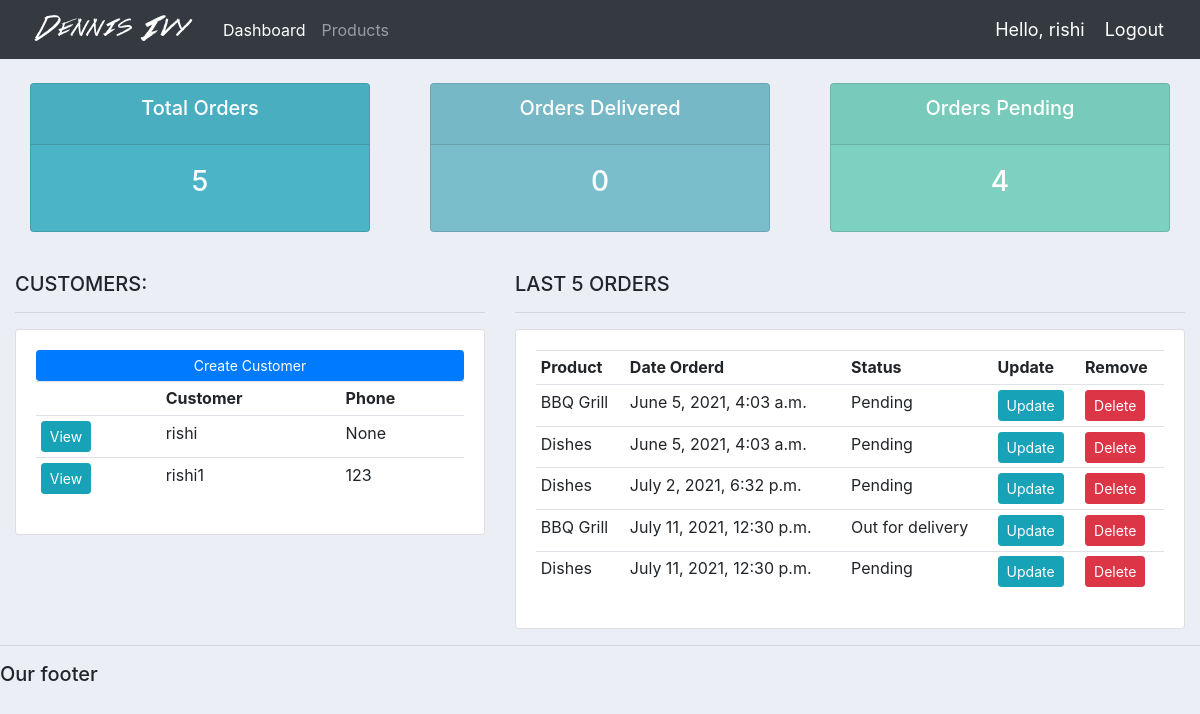
Before: / (signed in) with the older database file.
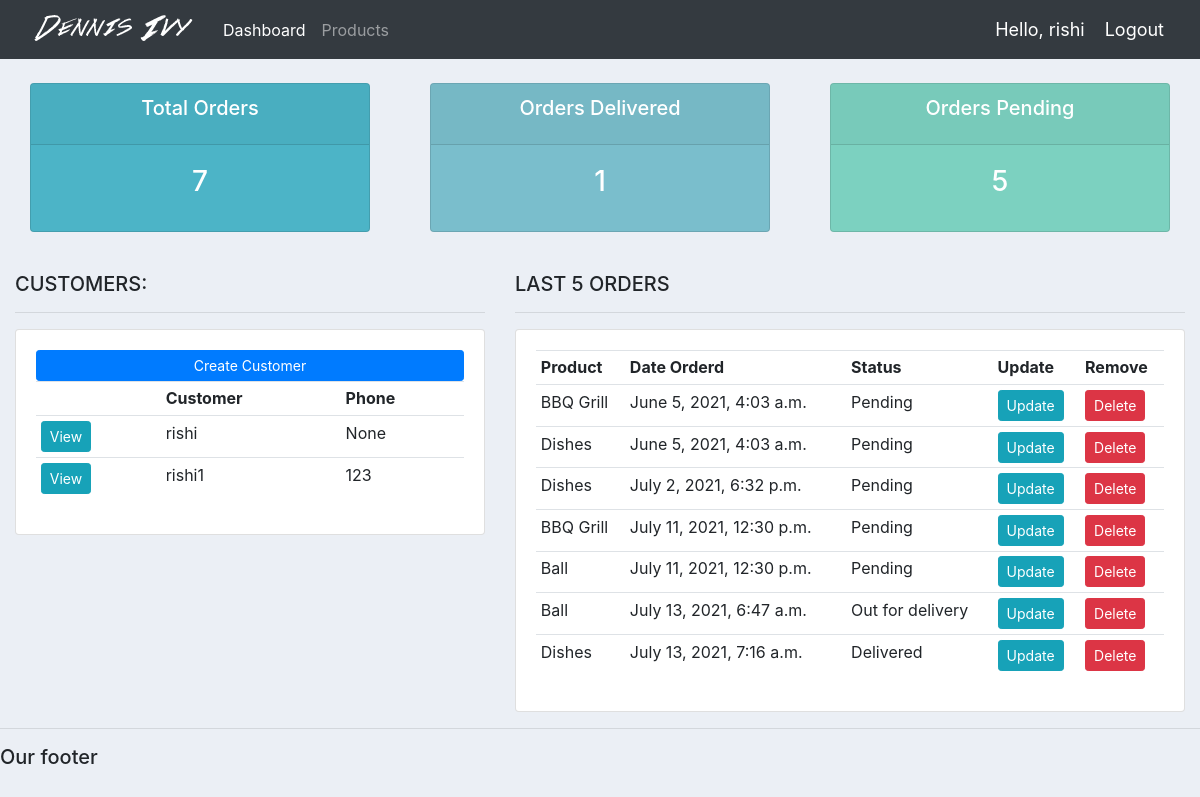
After: the same page with the newer database file.
### accounts/models.py (models this page shows, shortened)
class Customer(models.Model):
	user = models.OneToOneField(User, null=True, blank=True, on_delete=models.CASCADE)
	name = models.CharField(max_length=200, null=True)
	phone = models.CharField(max_length=200, null=True)
	email = models.CharField(max_length=200, null=True)
	profile_pic = models.ImageField(default="profile1.png", null=True, blank=True)
	date_created = models.DateTimeField(auto_now_add=True, null=True)

class Order(models.Model):
	STATUS = (
			('Pending', 'Pending'),
			('Out for delivery', 'Out for delivery'),
			('Delivered', 'Delivered'),
			)
	customer = models.ForeignKey(Customer, null=True, on_delete= models.SET_NULL)
	product = models.ForeignKey(Product, null=True, on_delete= models.SET_NULL)
	date_created = models.DateTimeField(auto_now_add=True, null=True)
	status = models.CharField(max_length=200,default='Pending' ,null=True, choices=STATUS)
	note = models.CharField(max_length=1000,blank=True, null=True)

class Product(models.Model):
	CATEGORY = (
			('Indoor', 'Indoor'),
			('Out Door', 'Out Door'),
			)
	name = models.CharField(max_length=200, null=True)
	price = models.FloatField(null=True)
	category = models.CharField(max_length=200, null=True, choices=CATEGORY)
	description = models.CharField(max_length=200, null=True, blank=True)
	date_created = models.DateTimeField(auto_now_add=True, null=True)
	tags = models.ManyToManyField(Tag)
	def __str__(self):
		return self.name

### accounts/decorators.py (the view)
	def wrapper_function(request, *args, **kwargs):
		group = None
		if request.user.groups.exists():
			group = request.user.groups.all()[0].name
		if group == 'customer':
			return redirect('user-page')
		if group == 'admin':
			return view_func(request, *args, **kwargs)

### accounts/views.py (called while the page is built)
@login_required(login_url='login')
@admin_only
def home(request):
	orders = Order.objects.all()
	customers = Customer.objects.all()
	total_customers = customers.count()
	total_orders = orders.count()
	delivered = orders.filter(status='Delivered').count()
	pending = orders.filter(status='Pending').count()
	context = {'orders':orders, 'customers':customers,
	'total_orders':total_orders,'delivered':delivered,
	'pending':pending }
	return render(request, 'accounts/dashboard.html', context)

### accounts/templates/accounts/dashboard.html
{%  extends 'accounts/main.html' %}
{% block content %}
{%  include 'accounts/status.html' %}
<br>
<div class="row">
	<div class="col-md-5">
		<h5>CUSTOMERS:</h5>
		<hr>
		<div class="card card-body">
			<a class="btn btn-primary  btn-sm btn-block" href="">Create Customer</a>
			<table class="table table-sm">
				<tr>
					<th></th>
					<th>Customer</th>
					<th>Phone</th>
				</tr>
				{% for customer in customers %}
					<tr>
						<td><a class="btn btn-sm btn-info" href="{% url 'customer' customer.id %}">View</a></td>
						<td>{{customer.name}}</td>
						<td>{{customer.phone}}</td>
					</tr>
				{% endfor %}
			</table>
		</div>
	</div>
	<div class="col-md-7">
		<h5>LAST 5 ORDERS</h5>
		<hr>
		<div class="card card-body">
			<table class="table table-sm">
				<tr>
					<th>Product</th>
					<th>Date Orderd</th>
					<th>Status</th>
					<th>Update</th>
					<th>Remove</th>
				</tr>
				{% for order in orders %}
					<tr>
						<td>{{order.product}}</td>
						<td>{{order.date_created}}</td>
						<td>{{order.status}}</td>
						<td><a class="btn btn-sm btn-info" href="{% url 'update_order' order.id %}">Update</a></td>
						<td><a class="btn btn-sm btn-danger" href="{% url 'delete_order' order.id %}">Delete</a></td>
					</tr>
				{% endfor %}
			</table>
		</div>
	</div>
</div>
{% endblock %}

Changed rows visible on the page:
changed Order (number 4 of 7 on the later page): status "Out for delivery" → "Pending"
changed Order (number 5 of 7 on the later page): product "Dishes" → "Ball"
added Order: product "Ball", date_created "July 13, 2021, 6:47 a.m.", status "Out for delivery"
added Order: product "Dishes", date_created "July 13, 2021, 7:16 a.m.", status "Delivered"
Other visible differences:
{{ total_orders }}: "5" → "7"
{{ delivered }}: "0" → "1"
{{ pending }}: "4" → "5"
